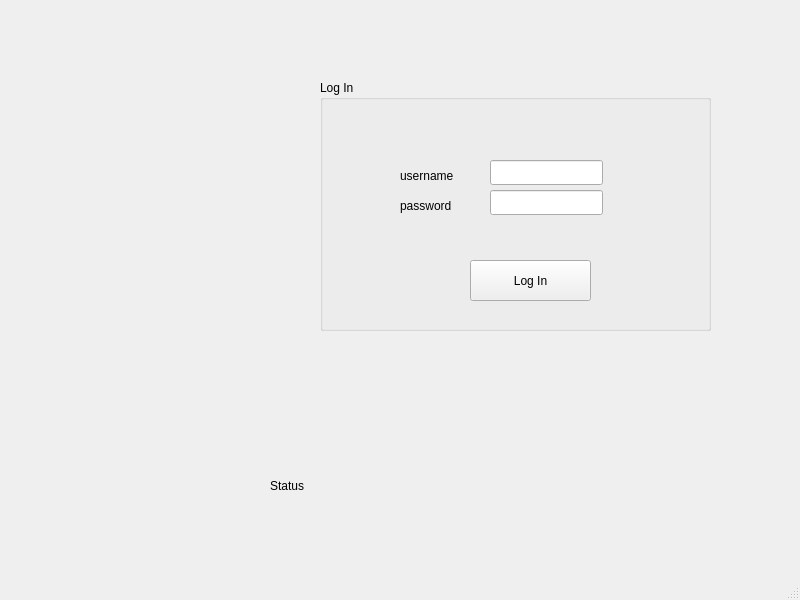
<?xml version="1.0" encoding="UTF-8"?>
<ui version="4.0">
 <class>TestOne</class>
 <widget class="QMainWindow" name="TestOne">
  <property name="geometry">
   <rect>
    <x>0</x>
    <y>0</y>
    <width>800</width>
    <height>600</height>
   </rect>
  </property>
  <property name="windowTitle">
   <string>TestOne</string>
  </property>
  <widget class="QWidget" name="centralwidget">
   <widget class="QLabel" name="label">
    <property name="geometry">
     <rect>
      <x>270</x>
      <y>460</y>
      <width>361</width>
      <height>51</height>
     </rect>
    </property>
    <property name="text">
     <string>Status</string>
    </property>
   </widget>
   <widget class="QGroupBox" name="groupBox">
    <property name="geometry">
     <rect>
      <x>320</x>
      <y>80</y>
      <width>391</width>
      <height>251</height>
     </rect>
    </property>
    <property name="title">
     <string>Log In</string>
    </property>
    <widget class="QLabel" name="label_2">
     <property name="geometry">
      <rect>
       <x>80</x>
       <y>80</y>
       <width>81</width>
       <height>31</height>
      </rect>
     </property>
     <property name="text">
      <string>username</string>
     </property>
    </widget>
    <widget class="QLabel" name="label_3">
     <property name="geometry">
      <rect>
       <x>80</x>
       <y>110</y>
       <width>81</width>
       <height>31</height>
      </rect>
     </property>
     <property name="text">
      <string>password</string>
     </property>
    </widget>
    <widget class="QLineEdit" name="lineEdit_username">
     <property name="geometry">
      <rect>
       <x>170</x>
       <y>80</y>
       <width>113</width>
       <height>25</height>
      </rect>
     </property>
    </widget>
    <widget class="QLineEdit" name="lineEdit_password">
     <property name="geometry">
      <rect>
       <x>170</x>
       <y>110</y>
       <width>113</width>
       <height>25</height>
      </rect>
     </property>
     <property name="echoMode">
      <enum>QLineEdit::Password</enum>
     </property>
    </widget>
    <widget class="QPushButton" name="pushButton">
     <property name="geometry">
      <rect>
       <x>150</x>
       <y>180</y>
       <width>121</width>
       <height>41</height>
      </rect>
     </property>
     <property name="text">
      <string>Log In</string>
     </property>
    </widget>
   </widget>
  </widget>
  <widget class="QMenuBar" name="menubar">
   <property name="geometry">
    <rect>
     <x>0</x>
     <y>0</y>
     <width>800</width>
     <height>26</height>
    </rect>
   </property>
  </widget>
  <widget class="QStatusBar" name="statusbar"/>
 </widget>
 <resources/>
 <connections/>
</ui>
